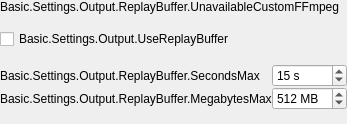
                    <widget class="QWidget" name="advOutputReplayTab">
                     <attribute name="title">
                      <string>Prism.ReplayBuffer</string>
                     </attribute>
                     <layout class="QVBoxLayout" name="verticalLayout_22">
                      <property name="spacing">
                       <number>0</number>
                      </property>
                      <property name="leftMargin">
                       <number>0</number>
                      </property>
                      <property name="topMargin">
                       <number>0</number>
                      </property>
                      <property name="rightMargin">
                       <number>0</number>
                      </property>
                      <property name="bottomMargin">
                       <number>0</number>
                      </property>
                      <item>
                       <widget class="QFrame" name="advOutputReplayFrame">
                        <property name="lineWidth">
                         <number>0</number>
                        </property>
                        <layout class="QVBoxLayout" name="verticalLayout_29">
                         <property name="spacing">
                          <number>15</number>
                         </property>
                         <property name="leftMargin">
                          <number>0</number>
                         </property>
                         <property name="topMargin">
                          <number>0</number>
                         </property>
                         <property name="rightMargin">
                          <number>0</number>
                         </property>
                         <property name="bottomMargin">
                          <number>0</number>
                         </property>
                         <item>
                          <widget class="QLabel" name="advReplayBufCustomFFmpeg">
                           <property name="text">
                            <string>Basic.Settings.Output.ReplayBuffer.UnavailableCustomFFmpeg</string>
                           </property>
                           <property name="themeID" stdset="0">
                            <string>warning</string>
                           </property>
                          </widget>
                         </item>
                         <item>
                          <widget class="PLSCheckBox" name="advReplayBuf">
                           <property name="text">
                            <string>Basic.Settings.Output.UseReplayBuffer</string>
                           </property>
                          </widget>
                         </item>
                         <item>
                          <widget class="QFrame" name="advReplayBufferFrame">
                           <property name="sizePolicy">
                            <sizepolicy hsizetype="Preferred" vsizetype="Preferred">
                             <horstretch>0</horstretch>
                             <verstretch>0</verstretch>
                            </sizepolicy>
                           </property>
                           <layout class="QFormLayout" name="formLayout_30">
                            <property name="horizontalSpacing">
                             <number>0</number>
                            </property>
                            <property name="verticalSpacing">
                             <number>0</number>
                            </property>
                            <property name="leftMargin">
                             <number>0</number>
                            </property>
                            <property name="topMargin">
                             <number>0</number>
                            </property>
                            <property name="rightMargin">
                             <number>0</number>
                            </property>
                            <property name="bottomMargin">
                             <number>0</number>
                            </property>
                            <item row="0" column="0">
                             <widget class="QLabel" name="advRBSecMaxLabel">
                              <property name="text">
                               <string>Basic.Settings.Output.ReplayBuffer.SecondsMax</string>
                              </property>
                              <property name="useFor" stdset="0">
                               <string notr="true">FormLabelRole</string>
                              </property>
                             </widget>
                            </item>
                            <item row="0" column="1">
                             <widget class="PLSSpinBox" name="advRBSecMax">
                              <property name="suffix">
                               <string notr="true"> s</string>
                              </property>
                              <property name="minimum">
                               <number>5</number>
                              </property>
                              <property name="maximum">
                               <number>21600</number>
                              </property>
                              <property name="value">
                               <number>15</number>
                              </property>
                             </widget>
                            </item>
                            <item row="1" column="1">
                             <widget class="PLSSpinBox" name="advRBMegsMax">
                              <property name="suffix">
                               <string> MB</string>
                              </property>
                              <property name="minimum">
                               <number>20</number>
                              </property>
                              <property name="maximum">
                               <number>8192</number>
                              </property>
                              <property name="value">
                               <number>512</number>
                              </property>
                             </widget>
                            </item>
                            <item row="1" column="0">
                             <widget class="QLabel" name="advRBMegsMaxLabel">
                              <property name="text">
                               <string>Basic.Settings.Output.ReplayBuffer.MegabytesMax</string>
                              </property>
                              <property name="useFor" stdset="0">
                               <string notr="true">FormLabelRole</string>
                              </property>
                             </widget>
                            </item>
                            <item row="2" column="1">
                             <widget class="QLabel" name="advRBEstimate">
                              <property name="text">
                               <string notr="true"/>
                              </property>
                              <property name="useFor" stdset="0">
                               <string notr="true">WhiteLable</string>
                              </property>
                             </widget>
                            </item>
                           </layout>
                          </widget>
                         </item>
                        </layout>
                       </widget>
                      </item>
                      <item>
                       <spacer name="verticalSpacer">
                        <property name="orientation">
                         <enum>Qt::Vertical</enum>
                        </property>
                        <property name="sizeHint" stdset="0">
                         <size>
                          <width>20</width>
                          <height>0</height>
                         </size>
                        </property>
                       </spacer>
                      </item>
                     </layout>
                    </widget>
